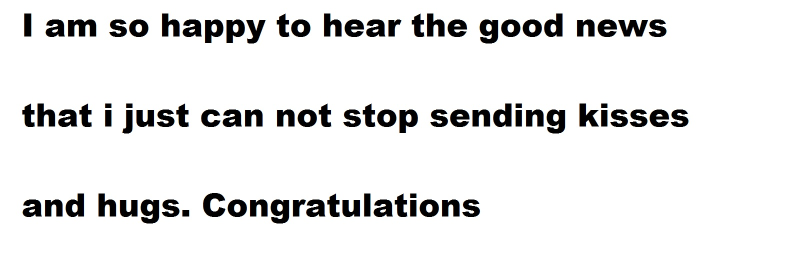
#> input picture Project/slike/tekst7.jpg, 1594 x 524 px (shown at 1/2 size); the run also reads 2 pictures not shown here
$ jupyter execute --allow-errors Untitled.ipynb   (shell and % lines are left out)   (Python 2 division)   (older library calls are emulated)
#> lines starting #> are read from the running program, lines starting #| are printed output that depends on the picture; after the words box and inside, x2 and y2 are one past the last pixel; in counts of white or black regions, pixels touching at a corner belong together
[cell 1]
#import potrebnih biblioteka
import cv2
import collections
import numpy as np
import scipy as sc
import matplotlib.pyplot as plt
from scipy.spatial import distance

# k-means
from sklearn.cluster import KMeans

# keras
from keras.models import Sequential
from keras.layers.core import Dense,Activation
from keras.optimizers import SGD

import matplotlib.pylab as pylab
pylab.rcParams['figure.figsize'] = 16, 12 # za prikaz većih slika i plotova, zakomentarisati ako nije potrebno

[cell 2]
#Funkcionalnost implementirana u V1
def load_image(path):
    return cv2.cvtColor(cv2.imread(path), cv2.COLOR_BGR2RGB)
def image_gray(image):
    return cv2.cvtColor(image, cv2.COLOR_RGB2GRAY)
def image_bin(image_gs):
    ret,image_bin = cv2.threshold(image_gs, 127, 255, cv2.THRESH_BINARY)
    return image_bin
def image_bin_adaptive(image_gs):
    image_bin = cv2.adaptiveThreshold(image_gs, 255, cv2.ADAPTIVE_THRESH_MEAN_C, cv2.THRESH_BINARY, 35, 10)
    return image_bin
def invert(image):
    return 255-image
def display_image(image, color= False):
    if color:
        plt.imshow(image)
    else:
        plt.imshow(image, 'gray')
def dilate(image):
    kernel = np.ones((3,3)) # strukturni element 3x3 blok
    return cv2.dilate(image, kernel, iterations=1)
def erode(image):
    kernel = np.ones((3,3)) # strukturni element 3x3 blok
    return cv2.erode(image, kernel, iterations=1)

[cell 3]
#Funkcionalnost implementirana u V2
def resize_region(region):
    resized = cv2.resize(region,(28,28), interpolation = cv2.INTER_NEAREST)
    return resized
def scale_to_range(image):
    return image / 255
def matrix_to_vector(image):
    return image.flatten()
# [5 lines left out: function prepare_for_ann, not called in this run]
def convert_output(outputs):
    return np.eye(len(outputs))
def winner(output):
    return max(enumerate(output), key=lambda x: x[1])[0]

[cell 4]
# TODO 1 - Rotiranje regiona
def rotate_regions(contours,angles,centers,sizes):
    '''Funkcija koja vrši rotiranje regiona oko njihovih centralnih tačaka
    Args:
        contours: skup svih kontura [kontura1, kontura2, ..., konturaN]
        angles:   skup svih uglova nagiba kontura [nagib1, nagib2, ..., nagibN]
        centers:  skup svih centara minimalnih pravougaonika koji su opisani
                  oko kontura [centar1, centar2, ..., centarN]
        sizes:    skup parova (height,width) koji predstavljaju duzine stranica minimalnog
                  pravougaonika koji je opisan oko konture [(h1,w1), (h2,w2), ...,(hN,wN)]
    Return:
        ret_val: rotirane konture'''
    ret_val = []
    for idx, contour in enumerate(contours):

        angle = angles[idx]
        cx,cy = centers[idx]
        height, width = sizes[idx]
        if width<height:
            angle+=90

        # Rotiranje svake tačke regiona oko centra rotacije
        alpha = np.pi/2 - abs(np.radians(angle))
        region_points_rotated = np.ndarray((len(contour), 2), dtype=np.int16)
        for i, point in enumerate(contour):
            x = point[0]
            y = point[1]

            #TODO 1 - izračunati koordinate tačke nakon rotacije
            rx = np.sin(alpha)*(x-cx) - np.cos(alpha)*(y-cy) + cx
            ry = np.cos(alpha)*(x-cx) + np.sin(alpha)*(y-cy) + cy


            region_points_rotated[i] = [rx,ry]
        ret_val.append(region_points_rotated)


    return ret_val

[cell 5]
def merge_regions(contours):
    '''Funkcija koja vrši spajanje kukica i kvačica sa osnovnim karakterima
    Args:
        contours: skup svih kontura (kontura - niz tacaka bele boje)
    Return:
        ret_val: skup kontura sa spojenim kukicama i kvacicama'''
    ret_val = []
    merged_index = [] #lista indeksa kontura koje su već spojene sa nekim

    for i,contour1 in enumerate(contours): #slova
        if i in merged_index:
            continue
        min_x1 = min(contour1[:,0])
        max_x1 = max(contour1[:,0])
        min_y1 = min(contour1[:,1])
        max_y1 = max(contour1[:,1])
        for j,contour2 in enumerate(contours): #kukice
            if j in merged_index or i == j:
                continue
            min_x2 = min(contour2[:,0])
            max_x2 = max(contour2[:,0])
            min_y2 = min(contour2[:,1])
            max_y2 = max(contour2[:,1])

            #TODO 2 - izvršiti spajanje kukica iznad slova
            #spajanje dva niza je moguće obaviti funkcijom np.concatenate((contour1,contour2))

            if len(contour1)/2>len(contour2): #provera pretpostavke da je contour1 slovo

                if (min_y1-max_y2)<max(max_y1-min_y1,max_y2-min_y2)/2 \
                and (min_x2>min_x1-5 and max_x2<max_x1+5):
                    #spajanje kontura
                    ret_val.append(np.concatenate((contour1,contour2)))
                    merged_index.append(i)
                    merged_index.append(j)


    #svi regioni koji se nisu ni sa kim spojili idu u listu kontura, bez spajanja
    for idx,contour in enumerate(contours):
        if idx not in merged_index:
            ret_val.append(contour)

    return ret_val

[cell 6]
# TODO 3
def select_roi(image_orig, image_bin):

    img, contours_borders, hierarchy = cv2.findContours(image_bin.copy(), cv2.RETR_EXTERNAL, cv2.CHAIN_APPROX_NONE)

    contours = []
    contour_angles = []
    contour_centers = []
    contour_sizes = []
    for contour in contours_borders:
        center, size, angle = cv2.minAreaRect(contour)
        xt,yt,h,w = cv2.boundingRect(contour)

        region_points = []
        for i in range (xt,xt+h):
            for j in range(yt,yt+w):
                dist = cv2.pointPolygonTest(contour,(i,j),False)
                if dist>=0 and image_bin[j,i]==255: # da li se tacka nalazi unutar konture?
                    region_points.append([i,j])
        contour_centers.append(center)
        contour_angles.append(angle)
        contour_sizes.append(size)
        contours.append(region_points)

    #Postavljanje kontura u vertikalan polozaj
    contours = rotate_regions(contours, contour_angles, contour_centers, contour_sizes)

    #spajanje kukica i kvacica
    contours = merge_regions(contours)

    regions_dict = {}
    for contour in contours:

        min_x = min(contour[:,0])
        max_x = max(contour[:,0])
        min_y = min(contour[:,1])
        max_y = max(contour[:,1])

        region = np.zeros((max_y-min_y+1,max_x-min_x+1), dtype=np.int16)
        for point in contour:
            x = point[0]
            y = point[1]

             # TODO 3 - koordinate tacaka regiona prebaciti u relativne koordinate
            '''Pretpostavimo da gornja leva tačka regiona ima apsolutne koordinate (100,100).
            Ako uzmemo tačku sa koordinatama unutar regiona, recimo (105,105), nakon
            prebacivanja u relativne koordinate tačka bi trebala imati koorinate (5,5) unutar
            samog regiona.
            '''
            region[y-min_y,x-min_x] = 255


        regions_dict[min_x] = [resize_region(region), (min_x,min_y,max_x-min_x,max_y-min_y)]

    sorted_regions_dict = collections.OrderedDict(sorted(regions_dict.items()))
    sorted_regions = np.array(sorted_regions_dict.values())

    sorted_rectangles = sorted_regions[:,1]
    region_distances = [-sorted_rectangles[0][0]-sorted_rectangles[0][2]]
    for x,y,w,h in sorted_regions[1:-1, 1]:
        region_distances[-1] += x
        region_distances.append(-x-w)
    region_distances[-1] += sorted_rectangles[-1][0]

    return image_orig, sorted_regions[:, 0], region_distances
    #return image_orig, regions_dict.items(), region_distances

[cell 7]
# [22 lines left out: functions create_ann, train_ann, not called in this run]

[cell 8]
# [52 lines left out: function display_result, not called in this run]

[cell 9]
# [22 lines left out: function display_result2, not called in this run]

[cell 10]
# [4 lines left out: function remove_noise2, not called in this run]

def remove_noise(binary_image):
    ret_val = erode(dilate(erode(dilate(binary_image))))
    ret_val = invert(ret_val)
    return ret_val

img = load_image('slike/tekst7.jpg')
#img = image_bin(image_gray(img
image = remove_noise(image_bin(image_gray(img[370:450,:])))
#> in dilate, `kernel = np.ones((3,3))`: kernel = [[1, 1, 1], [1, 1, 1], [1, 1, 1]]
#> in dilate, `return cv2.dilate(image, kernel, iterations=1)`:
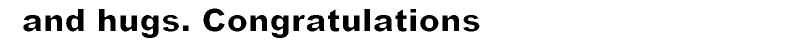
#> returned value: shape (80, 1594) (shown at 1/2 size); 87.8% white; 24 black regions, largest, box (x1, y1, x2, y2) and area: (282, 30, 317, 76) 1021, (542, 30, 577, 76) 1018, (407, 17, 449, 63) 942
display_image(image)

[cell 11]
image_test_original_obucavanje = load_image('slike/alfabet.jpg')
#> call 2 of load_image, with path = 'slike/alfabet.jpg'
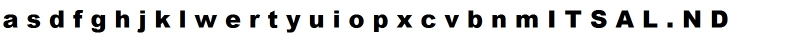
#> input picture Project/slike/alfabet.jpg, 1594 x 104 px (shown at 1/2 size)
#image_test_obucavanje = remove_noise(image_bin(image_gray(image_test_original_obucavanje)))

image_test_obucavanje = remove_noise(image_bin(image_gray(image_test_original_obucavanje)))
#> in invert (call 2), `return 255-image`:
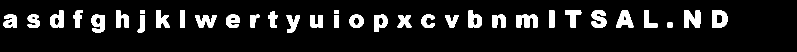
#> returned value: shape (104, 1594) (shown at 1/2 size); 10.2% white; 34 white regions

#> (the rest of this cell did not finish here and is left out)

#> in select_roi, `img, contours_borders, hierarchy = cv2.findContours(image_bin.copy(), ..`: contours_borders = 34 contours; largest, box (x1, y1, x2, y2) and area: (1424, 21, 1455, 55) 910, (1368, 21, 1401, 55) 776, (183, 29, 210, 65) 729, (1033, 29, 1075, 55) 704, (1232, 21, 1267, 55) 688
#> the loop in select_roi, `for contour in contours_borders:` made 34 passes
#> (center, size, angle, xt, yt, h, w) on passes 1 to 8: ((1339.5, 49.5), (9, 9), -90, 1335, 45, 10, 10), ((903, 42), (24, 26), -90, 890, 30, 27, 25), ((808.5, 42), (24, 27), -90, 795, 30, 28, 25), ((672.5, 42), (24, 9), -90, 668, 30, 10, 25), ((632.5, 42.5), (25, 25), -90, 620, 30, 26, 26), ((586, 47), (34, 26), -90, 573, 30, 27, 35), ((411, 42), (24, 42), -90, 390, 30, 43, 25), ((282, 47), (34, 14), -90, 275, 30, 15, 35)
#> after the loop in select_roi, `for contour in contours_borders:`: contour_angles = 34 values from -90 to -80.54; contour_centers = 34 pairs, first value 20 to 1439, second value 23.5 to 49.5; contour_sizes = 34 pairs, first value 5 to 36, second value 9 to 42; contours = 34 items
#> the loop in rotate_regions, `for idx, contour in enumerate(contours): ` made 34 passes
#> (angle, cx, cy, height, width, alpha) on passes 1 to 8: (-90, 1339.5, 49.5, 9, 9, 0), (-90, 903, 42, 24, 26, 0), (-90, 808.5, 42, 24, 27, 0), (0, 672.5, 42, 24, 9, 1.57), (-90, 632.5, 42.5, 25, 25, 0), (0, 586, 47, 34, 26, 1.57), (-90, 411, 42, 24, 42, 0), (0, 282, 47, 34, 14, 1.57)
#> the loop in merge_regions, `for i,contour1 in enumerate(contours):` made 34 passes
#> (min_x1, max_x1, min_y1, max_y1) on passes 1 to 8: (1335, 1344, 45, 54), (891, 915, 29, 55), (796, 820, 28, 55), (668, 677, 30, 54), (620, 645, 30, 55), (573, 599, 30, 64), (399, 423, 21, 63), (275, 289, 30, 64)
#> after the loop in merge_regions, `for i,contour1 in enumerate(contours):`: merged_index = [3, 26, 7, 29]; ret_val = 2 items
#> the loop in merge_regions, `for idx,contour in enumerate(contours):` made 34 passes
#> after the loop in merge_regions, `for idx,contour in enumerate(contours):`: ret_val = 32 items
#> the loop in select_roi, `for contour in contours: ` made 32 passes
#> pass 1, in resize_region, `resized = cv2.resize(region,(28,28), interpolation = cv2.INTER_NEAREST)`:
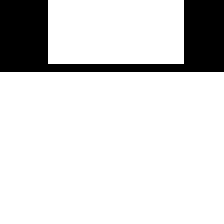
#> resized: shape (28, 28) int16 (shown 8 times larger); 85.2% white; 1 black region, box (x1, y1, x2, y2) and area: (0, 0, 28, 9) 116
#> after the loop in select_roi, `for contour in contours:`:
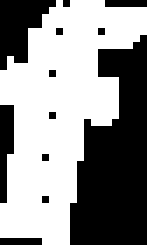
#> region: shape (35, 21) int16 (shown 7 times larger); 56.6% white; 12 black regions (9 under 20 px), largest, box (x1, y1, x2, y2) and area: (10, 5, 21, 35) 232, (0, 0, 8, 10) 47, (0, 15, 2, 29) 21
region_distances_obucavanje = np.array(region_distances_obucavanje).reshape(len(region_distances_obucavanje), 1)
k_means_test = KMeans(n_clusters=2, max_iter=2000, tol=0.00001, n_init=10)
k_means_test.fit(region_distances_obucavanje)


inputs_obucavanje = prepare_for_ann(letters_obucavanje)

alphabet = ['a', 's', 'd', 'f', 'g', 'h', 'j', 'k', 'l', 'w', 'e', 'r', 't', 'y', 'u', 'i', 'o', 'p', 'x', 'c', 'v', 'b', 'n', 'm', 'I', 'T', 'S', 'A', 'L',
            '.', 'N', 'D']
#alphabet = ['a','s','d','f','g','h','j','k','l','č','ć','ž','š','p','o','i','u','z','t','r','e','c','v','b','n','m','đ']
#alphabet = ['A', 'B', 'C', 'D', 'E', 'F', 'G', 'H', 'I', 'J', 'K', 'L', 'M', 'N', 'O', 'P', 'Q', 'R', 'S', 'T', 'U', 'V', 'W', 'X', 'Y', 'Z']
#alphabet = ['A', 'S', 'D', 'F', 'G', 'H', 'J', 'K', 'L', 'Q', 'W', 'E', 'R', 'T', 'Y', 'U', 'I', 'O', 'P', 'Z', 'X', 'C', 'V', 'B', 'N', 'M']
outputs_obucavanje = convert_output(alphabet)
ann = create_ann()
ann = train_ann(ann, inputs_obucavanje, outputs_obucavanje)

[cell 12]
image_test_original = load_image('slike/alfabet.jpg')
image_test = remove_noise(image_bin(image_gray(image_test_original)))
display_image(image_test)

#> (the rest of this cell did not finish here and is left out)

#> the loop in select_roi (call 2), `for contour in contours_borders:` made 34 passes
#> the loop in rotate_regions (call 2), `for idx, contour in enumerate(contours): ` made 34 passes
#> the loop in merge_regions (call 2), `for i,contour1 in enumerate(contours):` made 34 passes
#> the loop in merge_regions (call 2), `for idx,contour in enumerate(contours):` made 34 passes
#> the loop in select_roi (call 2), `for contour in contours: ` made 32 passes
region_distances_test = np.array(region_distances_test).reshape(len(region_distances_test), 1)
k_means_test = KMeans(n_clusters=2, max_iter=2000, tol=0.00001, n_init=10)
k_means_test.fit(region_distances_test)

#sorted_regions_dict = collections.OrderedDict(sorted(letters_test))
#sorted_regions = np.array(sorted_regions_dict.values())
#konacno = sorted_regions[:, 0]

inputs_test = prepare_for_ann(letters_test)
results_test = ann.predict(np.array(inputs_test, np.float32))
# [7 lines of commented-out code are left out]

[cell 13]
image_test_original = load_image('slike/tekst2.jpg')
#> call 4 of load_image, with path = 'slike/tekst2.jpg'
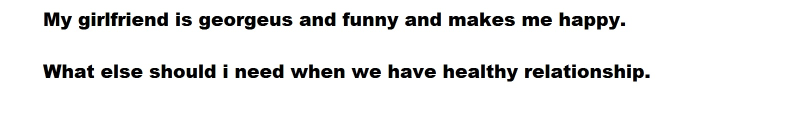
#> input picture Project/slike/tekst2.jpg, 1599 x 269 px (shown at 1/2 size)
image_test = remove_noise(image_bin(image_gray(image_test_original)))
#> in invert (call 4), `return 255-image`:
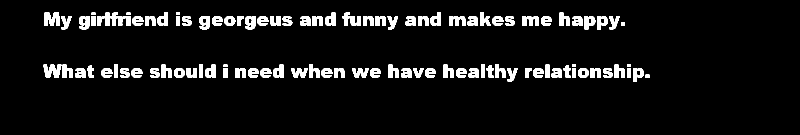
#> returned value: shape (269, 1599) (shown at 1/2 size); 6.9% white; 101 white regions, largest, box (x1, y1, x2, y2) and area: (87, 129, 123, 156) 651, (89, 25, 119, 52) 618, (898, 32, 931, 52) 485
display_image(image_test)

#> (the rest of this cell did not finish here and is left out)

#> the loop in select_roi (call 3), `for contour in contours_borders:` made 49 passes
#> the loop in select_roi (call 3), `for contour in contours: ` made 46 passes
#> after the loop in select_roi (call 3), `for contour in contours:`:
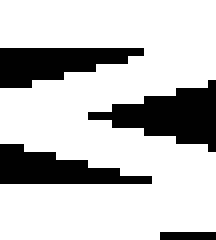
#> region: shape (30, 27) int16 (shown 8 times larger); 76.3% white; 4 black regions (1 under 20 px), largest, box (x1, y1, x2, y2) and area: (11, 10, 27, 19) 72, (0, 6, 18, 11) 58, (0, 18, 19, 23) 55
region_distances_test = np.array(region_distances_test).reshape(len(region_distances_test), 1)
k_means_test = KMeans(n_clusters=2, max_iter=2000, tol=0.00001, n_init=10)
k_means_test.fit(region_distances_test)

#sorted_regions_dict = collections.OrderedDict(sorted(letters_test))
#sorted_regions = np.array(sorted_regions_dict.values())
#konacno = sorted_regions[:, 0]

inputs_test = prepare_for_ann(letters_test)
results_test = ann.predict(np.array(inputs_test, np.float32)
                          )
a,b = display_result(results_test, alphabet, k_means_test)
#print display_result2(results_test, alphabet, k_means_test)


selected_regions_test, letters_test, region_distances_test = select_roi(image_test_original.copy(), image_test[100:200,:])
region_distances_test = np.array(region_distances_test).reshape(len(region_distances_test), 1)
k_means_test = KMeans(n_clusters=2, max_iter=2000, tol=0.00001, n_init=10)
k_means_test.fit(region_distances_test)
inputs_test = prepare_for_ann(letters_test)
results_test = ann.predict(np.array(inputs_test, np.float32))
c,d = display_result(results_test, alphabet, k_means_test)

a = a+c
b = b+d


if (a - b > 1 ):
    print 'ovaj tekst je pozitivan'
elif(b-a > 0):
    print 'ovaj tekst je negativan'
else:
    print 'Ovaj tekst je neutralan'


#print display_result2(results_test, alphabet, k_means_test)

#print a
#print b

[cell 14]
def remove_noise3(binary_image):
    ret_val = dilate(erode(dilate(binary_image)))
    ret_val = invert(ret_val)
    return ret_val


image_test_original = load_image('slike/tekst4.jpg')
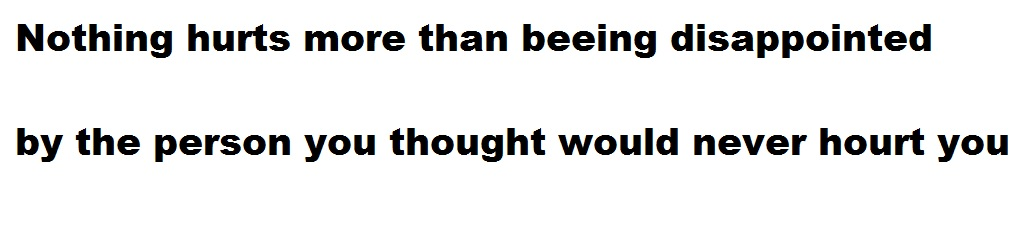
#> input picture Project/slike/tekst4.jpg, 1029 x 237 px
image_test = remove_noise3(image_bin(image_gray(image_test_original)))
display_image(image_test)

#> (the rest of this cell did not finish here and is left out)

#> in select_roi (call 4), `img, contours_borders, hierarchy = cv2.findContours(image_bin.copy(), ..`:
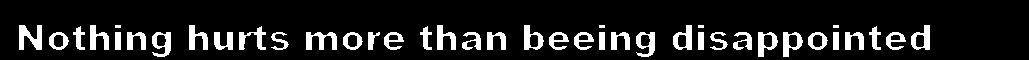
#> img: shape (60, 1029); 12.2% white; 41 white regions (4 under 20 px), largest, box (x1, y1, x2, y2) and area: (19, 25, 42, 50) 355, (306, 32, 337, 50) 316, (152, 32, 171, 57) 269
#> the loop in select_roi (call 4), `for contour in contours_borders:` made 41 passes
#> (the rest of the program and of its run is left out)
